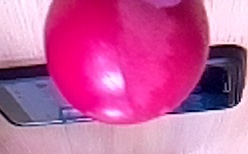
#> input picture newest_29-01-19/single_ball_follower_skopiowanie_od_p_Kapusty/x.jpg, 248 x 154 px, given in place of the camera
$ python single_ball_follower.py   (older library calls are emulated)
#> lines starting #> are read from the running program, lines starting #| are printed output that depends on the picture; after the words box and inside, x2 and y2 are one past the last pixel; in counts of white or black regions, pixels touching at a corner belong together
# parts of the code are based on https://www.pyimagesearch.com/2016/01/04/unifying-picamera-and-cv2-videocapture-into-a-single-class-with-opencv/
# before running the code install imutils for python3 (pip3 install imutils)

import time
from imutils.video import VideoStream
import serial
# from picamera.array import PiRGBArray
# from picamera import PiCamera
import numpy as np
import cv2

def add_50_to_coord(x, edge):
    diff = edge - x + 50
    if diff < 0:
        new_x = x + (50 - diff)
    else:
        new_x = x + 50
    return new_x


def substract_50_from_coord(x):
    if x - 50 < 0:
        new_x = 0
    else:
        new_x = x - 50
    return new_x


def translate(value, oldMin, oldMax, newMin=-100, newMax=100):
    # Figure out how 'wide' each range is
    oldRange = oldMax - oldMin
    newRange = newMax - newMin
    NewValue = (((value - oldMin) * newRange) / oldRange) + newMin
    return int(NewValue)

# False when on computer
usesPiCamera = True

# camera = PiCamera()
# camera.framerate = 60
cameraResolution = (640, 480)
# [8 lines of commented-out code are left out]
vs = VideoStream(usePiCamera=usesPiCamera, resolution=cameraResolution, framerate=60).start()
time.sleep(2.0)

colorLower = (0, 100, 50)
colorUpper = (100, 255, 255)
colorTolerance = 3
paused = False
debugBallIn = False
roiSize = (16, 16) # roi size on the scaled down image (converted to HSV)
a_button_clicked = False

# # initialize serial communication
ser = serial.Serial(port='/dev/ttyS0', baudrate=9600, timeout=0.05)


while True:
# for cameraFrame in camera.capture_continuous(rawCapture, format="bgr", use_video_port=True):
    #print('lop')
    loopStart = time.time()
    if not paused:

        frame = vs.read()
#> frame is the input picture: shape (154, 248, 3); mean B, G, R 155.9, 94.9, 197.5
        frame = cv2.flip(frame, flipCode=-1)
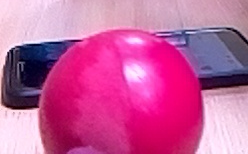
#> frame: shape (154, 248, 3); mean B, G, R 155.9, 94.9, 197.5

        height, width = frame.shape[0:2]
#> height = 154; width = 248
        scaleFactor = 4
        newWidth, newHeight = width//scaleFactor, height//scaleFactor
#> newWidth = 62; newHeight = 38

        resizedColor = cv2.resize(frame, (newWidth, newHeight), interpolation=cv2.INTER_CUBIC)
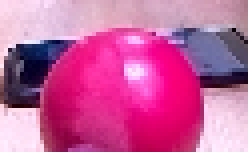
#> resizedColor: shape (38, 62, 3) (shown 4 times larger); mean B, G, R 156.2, 95.2, 197.9
        resizedColor_blurred = cv2.GaussianBlur(resizedColor, (5, 5), 0)
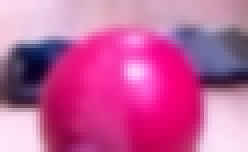
#> resizedColor_blurred: shape (38, 62, 3) (shown 4 times larger); mean B, G, R 156.1, 95, 197.8

        # resizedHSV = cv2.cvtColor(resizedColor, cv2.COLOR_BGR2HSV)
        resizedHSV = cv2.cvtColor(resizedColor_blurred, cv2.COLOR_BGR2HSV)
#> resizedHSV: shape (38, 62, 3); mean H, S, V 157.7, 135.1, 202.1

        roi = resizedHSV[newHeight//2 - roiSize[0]//2 : newHeight //2 + roiSize[0]//2, newWidth//2 - roiSize[1]//2 : newWidth//2 + roiSize[1]//2, :]
        # [5 lines of commented-out code are left out]
        cv2.imshow("resizedHSV",resizedHSV)
        mask = cv2.inRange(resizedHSV, colorLower, colorUpper)
#> mask: shape (38, 62); every value is 0
        cv2.imshow("mask1",mask)
        cv2.erode(mask, None, iterations=5)
        cv2.dilate(mask, None, iterations=5)

        (_, contours, hierarchy) = cv2.findContours(mask, cv2.RETR_TREE, cv2.CHAIN_APPROX_SIMPLE)
#> contours = []
        contour_list = []

        #contour_list = contours

        if a_button_clicked:

            rect = cv2.boundingRect(mask)
            #print(rect)
            # [0] -> Y, [1] -> X ; jest na odwrot
            # change 50 for edges
            y_lower = substract_50_from_coord(scaleFactor*rect[1])
            y_upper = add_50_to_coord(scaleFactor*rect[1]+scaleFactor*rect[3], height)
            x_lower = substract_50_from_coord(scaleFactor*rect[0])
            x_upper = add_50_to_coord(scaleFactor*rect[0]+scaleFactor*rect[2], width)
            #print(height, width)
            #print(y_lower, y_upper)
            #print(x_lower, x_upper)
            crop_img = frame[y_lower:y_upper, x_lower:x_upper]
            #cv2.imshow("crop_img", crop_img)
            output = crop_img.copy()
            #cv2.imshow("output", output)

            # is not working with canny at all?
            #blur = crop_img
            blur = cv2.GaussianBlur(crop_img, (5,5), 0)
            #cv2.imshow("blur", blur)
            gray_cropped = cv2.cvtColor(blur, cv2.COLOR_BGR2GRAY)
            #canny = cv2.Canny(gray_cropped, 50, 200, 10)
            #cv2.imshow("canny", canny)
            circles = cv2.HoughCircles(gray_cropped, cv2.HOUGH_GRADIENT, 1, 1000, param1=100, param2=30, minRadius=15, maxRadius=80)
            if debugBallIn:
                print("ballIn")
                debugBallIn = not debugBallIn
            # ensure at least some circles were found
            #print(circles)
            #print ("loop2")
            #cv2.imwrite("yy.jpg", crop_img)

            if circles is not None:

                # convert the (x, y) coordinates and radius of the circles to integers
                circles = np.round(circles[0, :]).astype("int")

                # loop over the (x, y) coordinates and radius of the circles
                for (x, y, r) in circles:
                        # draw the circle in the output image, then draw a rectangle
                        # corresponding to the center of the circle
                        cv2.circle(output, (x, y), r, (0, 255, 0), 4)
                        cv2.rectangle(output, (x - 5, y - 5), (x + 5, y + 5), (0, 128, 255), -1)

                # show the output image
                cv2.imshow("output", output)
                #print("here")
                #cv2.waitKey(0)

                for contour in contours:
                    approx = cv2.approxPolyDP(contour, 0.01*cv2.arcLength(contour, True), True)
                    area = cv2.contourArea(contour)
                    #print(len(approx))
                    if ((len(approx) > 12) and (area > 30)):
                        contour_list.append(contour)


        """
                #http://layer0.authentise.com/detecting-circular-shapes-using-contours.html
        for contour in contours:
            approx = cv2.approxPolyDP(contour, 0.01*cv2.arcLength(contour, True), True)
            #print("approx")
            #print(len(approx))
            #print(approx)
            area = cv2.contourArea(contour)
            if ((len(approx) > 14) and (area > 30)):
                # [17 lines of commented-out code are left out]
                contour_list.append(contour)
          """

        boundingBoxes = []
        biggestObject_BoundingBox = None
        biggestObjectMiddle = None
        #print("contour_list" + str(contour_list))
        if contour_list:
        #if contours:
            largestContour = max(contour_list, key=cv2.contourArea)
            #largestContour = max(contours, key=cv2.contourArea)
            biggestObject_BoundingBox = cv2.boundingRect(largestContour)

            for i, contour in enumerate(contour_list):
            #for i, contour in enumerate(contours):
                area = cv2.contourArea(contour)
                if area > ((newWidth * newHeight)/256):
                    x,y,w,h = cv2.boundingRect(contour)
                    boundingBoxes.append((x,y,w,h))
                    # print("Object {}: ({},{}); {}x{}; area: {}".format(i, x,y,w,h, area))
        else:
            pass

        upscaledColor = cv2.resize(resizedColor, (width, height), interpolation=cv2.INTER_NEAREST)
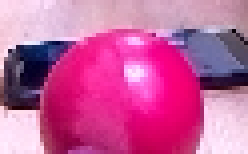
#> upscaledColor: shape (154, 248, 3); mean B, G, R 156.3, 95.3, 197.9
        # draw ROI on upscaled image
        xROI, yROI = width//2 - roiSize[1]//2 * scaleFactor, height//2 - roiSize[0]//2 * scaleFactor
#> xROI = 92; yROI = 45
        cv2.rectangle(upscaledColor, (xROI, yROI), (xROI + roiSize[0]*scaleFactor, yROI + roiSize[1]*scaleFactor), (0, 0, 0), thickness=3)
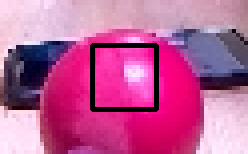
#> upscaledColor: shape (154, 248, 3); 3.32% of pixels changed, all inside (x1, y1, x2, y2) = (90, 43, 159, 112)

        for boundingBox in boundingBoxes:
            x,y,w,h = boundingBox
            cv2.rectangle(resizedColor, (x, y), (x+w, y+h), (255, 255, 0), thickness=1)
            cv2.rectangle(upscaledColor, (x*scaleFactor, y*scaleFactor),
                        ((x+w)*scaleFactor, (y+h)*scaleFactor), (255, 255, 0), thickness=2)
        #print("biggestObject_BoundingBox" + str(biggestObject_BoundingBox))
        if biggestObject_BoundingBox:
            x, y, w, h = biggestObject_BoundingBox
            biggestObjectMiddle = ((x+ w//2)*scaleFactor, (y + h//2)*scaleFactor)
            cv2.rectangle(resizedColor, (x, y), (x+w, y+h), (0, 0, 255), thickness=2)
            cv2.rectangle(upscaledColor, (x*scaleFactor, y*scaleFactor),
                            ((x+w)*scaleFactor, (y+h)*scaleFactor), (0, 0, 255), thickness=3)
            cv2.circle(upscaledColor, biggestObjectMiddle, 2, (255, 0, 0), thickness=2)
            screenMiddle = width//2, height//2
            distanceVector = tuple(map(lambda x, y: x - y, biggestObjectMiddle, screenMiddle))
            # print("Vector: {}".format(distanceVector))
            scaled = (translate(distanceVector[0], -width//2, width//2), translate(distanceVector[1], -height//2, height//2) )
            # print("Vector scaled: {}".format(scaled))
            pitch = scaled[1] # up-down
            yaw = scaled[0] # left-right
            cv2.line(upscaledColor, screenMiddle, biggestObjectMiddle, (0, 0, 255))
            print(str(yaw) + "    " + str(pitch))
            packet = '<packet, {}, {}>'.format(yaw, pitch)
            packetBytes = bytes(packet, 'utf-8')

            ser.write(packetBytes)
            # print(ser.read_all())


        cv2.imshow("video", upscaledColor)
        cv2.imshow("roi", roi)
        cv2.imshow("mask", mask)

        modTolerances = False

    # handle keys
    key = cv2.waitKey(1) & 0xFF
#> (key q is pressed here)
    if key == ord('q'):
        break
    elif key == ord('a'):
        a_button_clicked = True
        avg_h = 0
        avg_s = 0
        avg_v = 0
        i = 0
        for _, row in enumerate(roi):
            avg = np.average(row, 0)
            avg_h += avg[0]
            avg_s += avg[1]
            avg_v += avg[2]
            i+=1

        avg_h /= i
        avg_s /= i
        avg_v /= i
        print("HUE:{}, SAT:{}, VAL:{}".format(avg_h, avg_s, avg_v))
        colorLower = (max(0, avg_h - 20), max(0, avg_s - 50), max(0, avg_v - 70))
        colorUpper = (min(255, avg_h + 20), min(255, avg_s  + 50), min(255, avg_v + 70))
        # [16 lines of commented-out code are left out]
    elif key == ord('z'):
        h = roi[:,:,0]
        s = roi[:,:,1]
        v = roi[:,:,2]
        colorLower = (int(np.min(h)), max(0, int(np.min(s))), max(0, int(np.min(v))))
        colorUpper = (int(np.max(h)), min(255, int(np.max(s))), min(255, int(np.max(v))))
    elif key == ord('w'):
        colorTolerance = min(colorTolerance + 1, 50)
        print("New color range: {}".format(colorTolerance))
    elif key == ord('s'):
        colorTolerance = max(colorTolerance - 1, 0)
        print("New color range: {}".format(colorTolerance))
    elif key == ord('p'):
        paused = not paused
    elif key == ord('m'):
        debugBallIn = not debugBallIn
    elif key == ord('d'):
        # pause/unpause arduino camera movement
        ser.write(bytes('d', 'utf-8'))

    # rawCapture.truncate(0)
    loopEnd= time.time()
    #print("loop execution took {:3.2f}ms".format((loopEnd - loopStart)*1000))

# cleanup
cv2.destroyAllWindows()
vs.stop()

$ run again, on newest_29-01-19/single_ball_follower_skopiowanie_od_p_Kapusty/xx.jpg
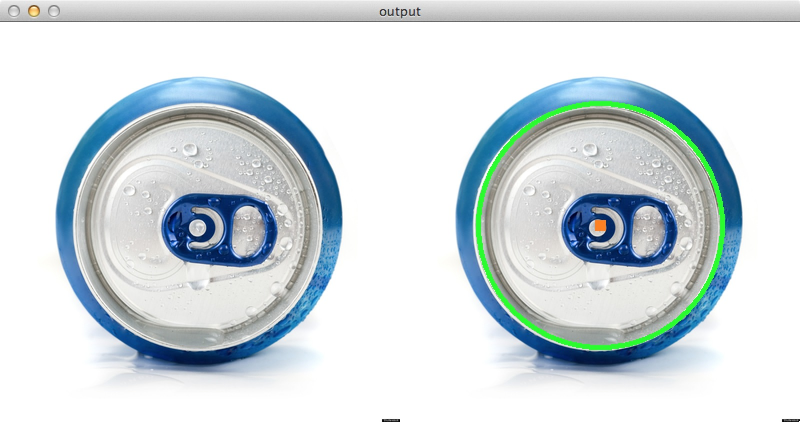
#> input picture newest_29-01-19/single_ball_follower_skopiowanie_od_p_Kapusty/xx.jpg, 1600 x 844 px, given in place of the camera (shown at 1/2 size)
#> frame is the input picture: shape (844, 1600, 3); mean B, G, R 222.6, 219, 209.3
#> resizedHSV: shape (211, 400, 3); mean H, S, V 33.4, 26.5, 225.6
#> `mask = cv2.inRange(resizedHSV, colorLower, colorUpper)`:
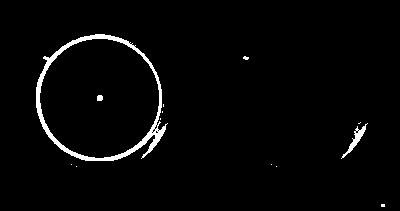
#> mask: shape (211, 400); 2.5% white; 13 white regions (10 under 20 px)
#> contours = 21 contours, 17 with area under 20; largest, box (x1, y1, x2, y2) and area: (36, 34, 168, 161) 12675, (39, 38, 160, 159) 11244, (341, 123, 368, 159) 152, (97, 95, 103, 101) 24
#> `cv2.rectangle(upscaledColor, (xROI, yROI), (xROI + roiSize[0]*scaleFac..`:
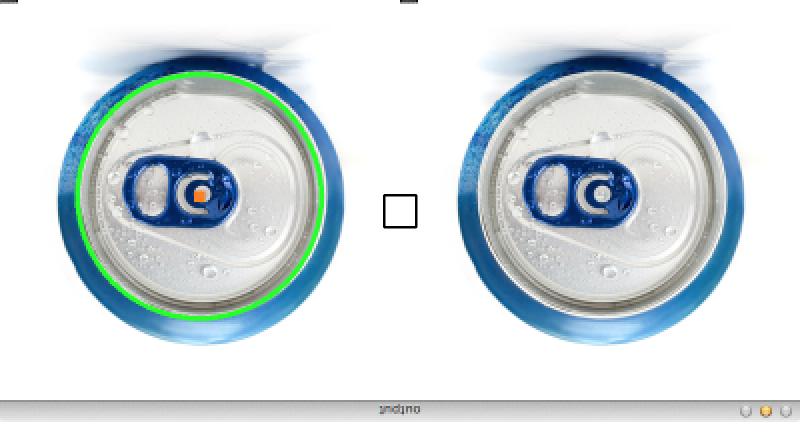
#> upscaledColor: shape (844, 1600, 3) (shown at 1/2 size); mean B, G, R 222.4, 218.7, 209

$ run again, on newest_29-01-19/single_ball_follower_skopiowanie_od_p_Kapusty/y.jpg
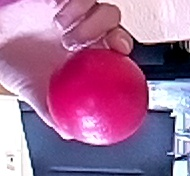
#> input picture newest_29-01-19/single_ball_follower_skopiowanie_od_p_Kapusty/y.jpg, 190 x 176 px, given in place of the camera
#> frame is the input picture: shape (176, 190, 3); mean B, G, R 152.1, 112.1, 164.3
#> `resizedColor_blurred = cv2.GaussianBlur(resizedColor, (5, 5), 0)`:
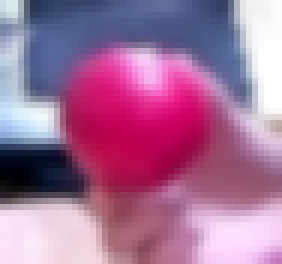
#> resizedColor_blurred: shape (44, 47, 3) (shown 6 times larger); mean B, G, R 152.6, 112.7, 164.8
#> resizedHSV: shape (44, 47, 3); mean H, S, V 140.8, 107.6, 179.2
#> mask: shape (44, 47); every value is 0
#> contours = []
#> `cv2.rectangle(upscaledColor, (xROI, yROI), (xROI + roiSize[0]*scaleFac..`:
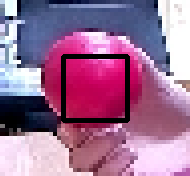
#> upscaledColor: shape (176, 190, 3); mean B, G, R 148.2, 110.9, 157.3
